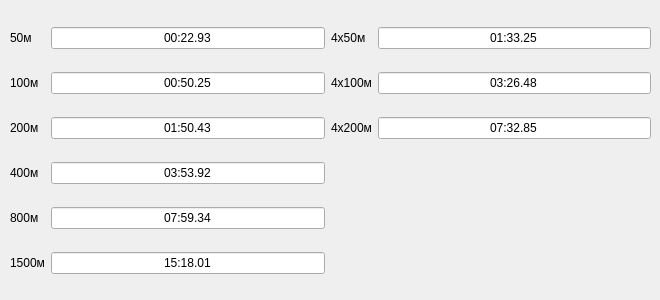
         <widget class="QWidget" name="tab_10">
          <attribute name="title">
           <string>Жінки</string>
          </attribute>
          <widget class="QWidget" name="layoutWidget">
           <property name="geometry">
            <rect>
             <x>10</x>
             <y>10</y>
             <width>641</width>
             <height>281</height>
            </rect>
           </property>
           <layout class="QGridLayout" name="gridLayout_2">
            <item row="0" column="0">
             <widget class="QLabel" name="label_10">
              <property name="text">
               <string>50м</string>
              </property>
             </widget>
            </item>
            <item row="0" column="1">
             <widget class="QLineEdit" name="lineEdit_25m_freestyle_women50">
              <property name="text">
               <string>00:22.93</string>
              </property>
              <property name="alignment">
               <set>Qt::AlignCenter</set>
              </property>
             </widget>
            </item>
            <item row="0" column="2">
             <widget class="QLabel" name="label_11">
              <property name="text">
               <string>4х50м</string>
              </property>
             </widget>
            </item>
            <item row="0" column="3">
             <widget class="QLineEdit" name="lineEdit_25m_freestyle_women4x50">
              <property name="text">
               <string>01:33.25</string>
              </property>
              <property name="alignment">
               <set>Qt::AlignCenter</set>
              </property>
             </widget>
            </item>
            <item row="1" column="0">
             <widget class="QLabel" name="label_12">
              <property name="text">
               <string>100м</string>
              </property>
             </widget>
            </item>
            <item row="1" column="1">
             <widget class="QLineEdit" name="lineEdit_25m_freestyle_women100">
              <property name="text">
               <string>00:50.25</string>
              </property>
              <property name="alignment">
               <set>Qt::AlignCenter</set>
              </property>
             </widget>
            </item>
            <item row="1" column="2">
             <widget class="QLabel" name="label_13">
              <property name="text">
               <string>4х100м</string>
              </property>
             </widget>
            </item>
            <item row="1" column="3">
             <widget class="QLineEdit" name="lineEdit_25m_freestyle_women4x100">
              <property name="text">
               <string>03:26.48</string>
              </property>
              <property name="alignment">
               <set>Qt::AlignCenter</set>
              </property>
             </widget>
            </item>
            <item row="2" column="0">
             <widget class="QLabel" name="label_14">
              <property name="text">
               <string>200м</string>
              </property>
             </widget>
            </item>
            <item row="2" column="1">
             <widget class="QLineEdit" name="lineEdit_25m_freestyle_women200">
              <property name="text">
               <string>01:50.43</string>
              </property>
              <property name="alignment">
               <set>Qt::AlignCenter</set>
              </property>
             </widget>
            </item>
            <item row="2" column="2">
             <widget class="QLabel" name="label_15">
              <property name="text">
               <string>4х200м</string>
              </property>
             </widget>
            </item>
            <item row="2" column="3">
             <widget class="QLineEdit" name="lineEdit_25m_freestyle_women4x200">
              <property name="text">
               <string>07:32.85</string>
              </property>
              <property name="alignment">
               <set>Qt::AlignCenter</set>
              </property>
             </widget>
            </item>
            <item row="3" column="0">
             <widget class="QLabel" name="label_16">
              <property name="text">
               <string>400м</string>
              </property>
             </widget>
            </item>
            <item row="3" column="1">
             <widget class="QLineEdit" name="lineEdit_25m_freestyle_women400">
              <property name="text">
               <string>03:53.92</string>
              </property>
              <property name="alignment">
               <set>Qt::AlignCenter</set>
              </property>
             </widget>
            </item>
            <item row="4" column="0">
             <widget class="QLabel" name="label_17">
              <property name="text">
               <string>800м</string>
              </property>
             </widget>
            </item>
            <item row="4" column="1">
             <widget class="QLineEdit" name="lineEdit_25m_freestyle_women800">
              <property name="text">
               <string>07:59.34</string>
              </property>
              <property name="alignment">
               <set>Qt::AlignCenter</set>
              </property>
             </widget>
            </item>
            <item row="5" column="0">
             <widget class="QLabel" name="label_18">
              <property name="text">
               <string>1500м</string>
              </property>
             </widget>
            </item>
            <item row="5" column="1">
             <widget class="QLineEdit" name="lineEdit_25m_freestyle_women1500">
              <property name="text">
               <string>15:18.01</string>
              </property>
              <property name="alignment">
               <set>Qt::AlignCenter</set>
              </property>
             </widget>
            </item>
           </layout>
          </widget>
         </widget>
